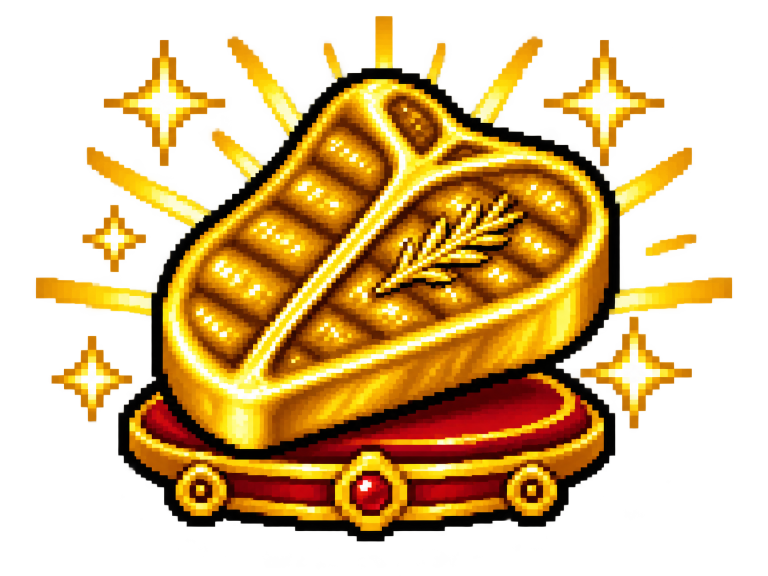
#> input picture booker-run/art/levels/raw/b-golden-low.png, 1536 x 1152 px (shown at 1/2 size)
$ python -i b_lib.py   (imports and definitions only)
#> lines starting #> are read from the running program, lines starting #| are printed output that depends on the picture; after the words box and inside, x2 and y2 are one past the last pixel; in counts of white or black regions, pixels touching at a corner belong together
#> further down, picture is the input picture: PIL image 1536x1152 RGBA; mean R, G, B, A 132.1, 90.4, 13.7, 120.5
"""Agent B shared pixel pipeline (Levels 4-6).

Same steps as art/scripts/build_assets.py (Level 1), copied here because that
script rebuilds Level 1 on import:
  box downscale (premultiplied) -> crossfade wrap seams -> per-level 32-colour
  palette (no dither) -> alpha thresholded to 0/255 -> bold dark inner outline.
"""
import os
import numpy as np
from PIL import Image

LEVELS = os.path.dirname(os.path.dirname(os.path.abspath(__file__)))  # art/levels
ART = os.path.dirname(LEVELS)
ROOT = os.path.dirname(ART)  # booker-run
OUT = os.path.join(ROOT, "public", "assets")
RAW = lambda n: os.path.join(LEVELS, "raw", n)
DRAFT = lambda n: os.path.join(LEVELS, "drafts", n)

N_COLORS = 32
OUTLINE = (34, 18, 22)  # same outline colour as Level 1
W, H = 480, 270


def rgba(path):
    return Image.open(path).convert("RGBA")


def segments(mask1d, min_len=4):
    segs, start = [], None
    for i, v in enumerate(mask1d):
        if v and start is None:
            start = i
        if not v and start is not None:
            if i - start >= min_len:
                segs.append((start, i))
            start = None
    if start is not None and len(mask1d) - start >= min_len:
        segs.append((start, len(mask1d)))
    return segs


def clean_alpha(im, thr=128):
#> called with thr = 100
    a = np.array(im)
    on = a[:, :, 3] >= thr
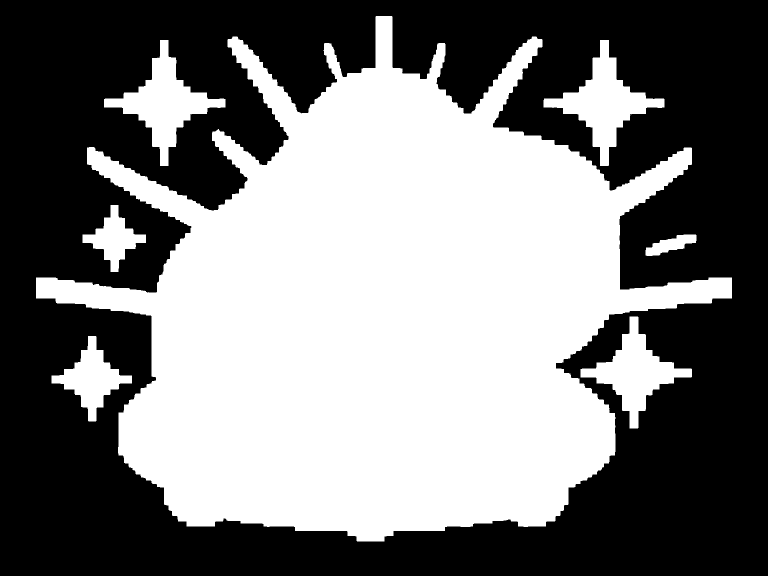
#> on: shape (1152, 1536) bool (shown at 1/2 size); 47.8% white; 7 white regions, largest, box (x1, y1, x2, y2) and area: (72, 32, 1464, 1083) 773703, (208, 80, 451, 332) 18522, (1087, 80, 1329, 332) 18439
    a[:, :, 3] = np.where(on, 255, 0)
    a[~on] = 0
    return Image.fromarray(a, "RGBA")


def split_row(im, min_gap=20):
    im = clean_alpha(im, 100)
    a = np.array(im)[:, :, 3] > 0
    out = []
    for x0, x1 in segments(a.any(0), min_gap):
        piece = im.crop((x0, 0, x1, im.height))
        out.append(piece.crop(piece.getbbox()))
    return out


def split_grid(im, min_gap=20):
    """Rows separated by empty rows, then pieces separated by empty columns."""
    im = clean_alpha(im, 100)
    a = np.array(im)[:, :, 3] > 0
    out = []
    for y0, y1 in segments(a.any(1), min_gap):
        out += split_row(im.crop((0, y0, im.width, y1)), min_gap)
#> this loop made 1 pass
#> (y0, y1) on pass 1: (32, 1083)
#> pass 1, in clean_alpha (call 2), `a = np.array(im)`:
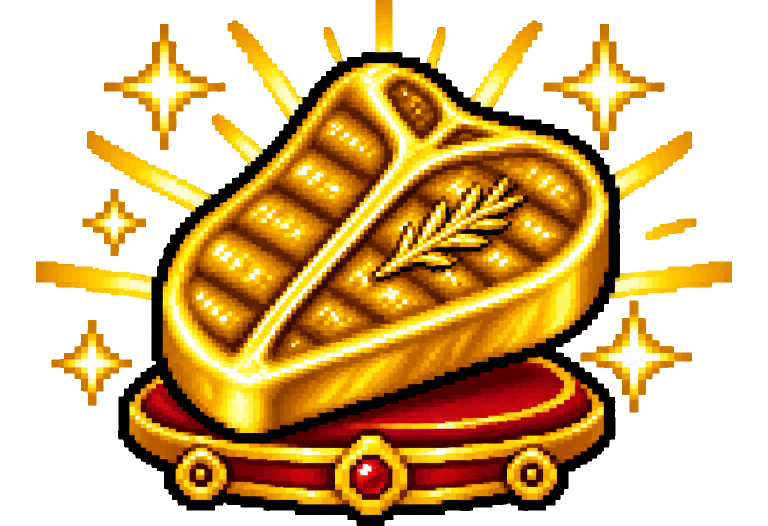
#> a: shape (1051, 1536, 4) (shown at 1/2 size); mean R, G, B, A 94.3, 64.1, 13.2, 133.7; transparent parts drawn white
#> pass 1, in clean_alpha (call 2), `on = a[:, :, 3] >= thr`:
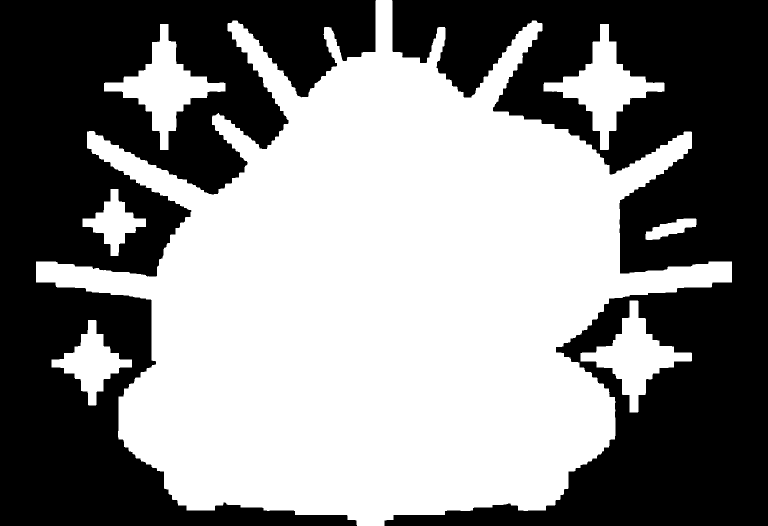
#> on: shape (1051, 1536) bool (shown at 1/2 size); 52.4% white; 2 black regions, box (x1, y1, x2, y2) and area: (769, 0, 1536, 1051) 384919, (0, 0, 752, 1051) 383268
    return out


# [111 lines left out: functions down, outline_inner, best_cut, wrap_seamless, wrap_xy, fit and 2 more, not called in this run]


def tile(im, nx, ny):
    a = np.array(im.convert("RGBA"))
    return Image.fromarray(np.tile(a, (ny, nx, 1)), "RGBA")


# [4 lines left out: function on_bg, not called in this run]


def zoom(im, z):
    return im.resize((im.width * z, im.height * z), Image.NEAREST)


# [87 lines left out: functions check_alpha, n_colors, down_lines, outline_outer, fit_outer, make_palette_groups and 1 more, not called in this run]

>>> from PIL import Image
>>> picture = Image.open('../raw/b-golden-low.png')
>>> result = split_grid(picture)
#> result = 1 item
